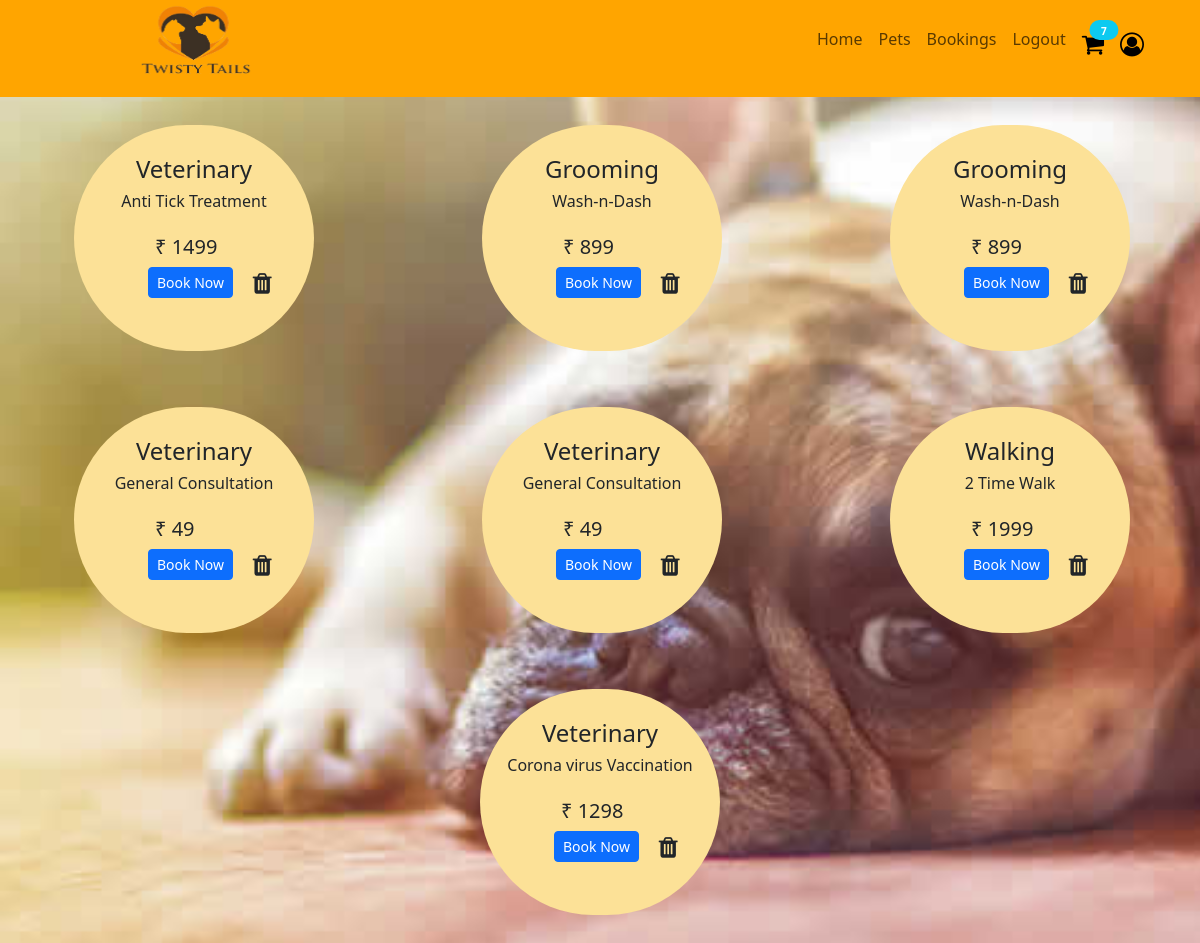
The page /cart.php (signed in) on the database its author committed.
### tables this page shows
CREATE TABLE `bookings` (
  `BookingID` int(11) NOT NULL,
  `UserID` int(11) DEFAULT NULL,
  `PetID` int(11) DEFAULT NULL,
  `Service` varchar(100) DEFAULT NULL,
  `Type` varchar(100) DEFAULT NULL,
  `AppointmentDate` date DEFAULT NULL,
  `AppointmentTime` time DEFAULT current_timestamp(),
  `Amount` int(11) DEFAULT NULL,
  `PickupAddress` varchar(200) DEFAULT NULL,
  `IsInCart` bit(1) DEFAULT NULL,
  `status` int(11) NOT NULL,
  `confirmed` bit(11) DEFAULT NULL,
  `Hospital` varchar(150) NOT NULL
);

### cart.php (the view, shortened to what this page needs)
<!DOCTYPE html>
<html lang="en">
<head>
    <link href="https://cdn.jsdelivr.net/npm/bootstrap@5.3.1/dist/css/bootstrap.min.css" rel="stylesheet">
    <link rel="stylesheet" href="https://cdnjs.cloudflare.com/ajax/libs/font-awesome/5.13.0/css/all.min.css">
    <link rel="stylesheet" href="cart.css?v=<?php echo time(); ?>">
    <link rel="stylesheet" href="./font-awesome-4.7.0/css/font-awesome.min.css">
</head>
<body>
<body style="background:url(Images/gallery-img4.jpg);background-size:cover;">
<nav class="navbar navbar-expand-lg" style="background-color: orange;">
    <a class="navbar-brand px-5"><img src="Images/logotwistpreview.png" style="width: 141px;
    margin-left: 75px;
    height: 86px;
    margin-top: -15px;"></a>
    <div class="collapse navbar-collapse" id="navbarSupportedContent">
        <ul class="navbar-nav ms-auto px-5">
            <li class="nav-item"><a href="homepage.php" class="nav-link"><h4 style="  font-size: 1rem;">Home</h4></a></li>
            <li class="nav-item"><a href="myPets.php" class="nav-link"><h4 style="  font-size: 1rem;">Pets</h4></a></li>
            <li class="nav-item"><a href="myBookings.php" class="nav-link"><h4 style="  font-size: 1rem;">Bookings</h4></a></li>
            <li class="nav-item"><a href="frontpage.php" class="nav-link"><h4 style="  font-size: 1rem;">Logout</h4></a></li>
            <li class="nav-item"><a href="cart.php" class="nav-link"><h4><i class="fa fa-shopping-cart" style="color: black;" aria-hidden="true"></i><div class="position-absolute translate-middle badge rounded-pill bg-info" style="height: 20px; width: font-size: 5px; text-align: center">
              <p style="font-size: 10px;">7</p><span class="visually-hidden">unread messages</span></div></h4></a></li>
            <li class="nav-item"><a href="profile.php" class="nav-link"><h4><i class="fa fa-user-circle-o" style="color: black;" aria-hidden="true"></i></h4></a></li>
        </ul>
    </div>
</nav>
    <div class="cards-container">
    <?php
    $servername = "localhost";
    $username = "root";
    $password = "";
    $dbname = "pets_care";
    $conn = new mysqli($servername, $username, $password, $dbname);
    $result = $conn->query("SELECT * FROM bookings WHERE IsInCart = 1 AND UserID = '". $_SESSION['UserID'] ."'");
    if ($result->num_rows > 0) {
        $count = 0;
        echo '<div class="row">';
        while ($row = $result->fetch_assoc()) {
            if ($count % 3 == 0 && $count != 0) {
                echo '</div><div class="row">';
            }
            echo '<div class="col-md-4">
                    <div class="card" role="button">
                        <i name="group1" style="margin-top: 135px;
                        margin-right: 35px;"  class="radio fa fa-trash" role="button" id="' . $row['BookingID'] . '" onclick="deleteItem(\'' . $row['BookingID'] . '\')"></i>
                        <h4>' . $row['Service'] . '</h4>
                        <h6>' . $row['Type'] . '</h6>
                        <div class="card-body">
                            <h5>&#x20b9; ' . $row['Amount'] . '</h5>
                            <a href="javascript:void(0)" style="margin-left: -7px;" class="btn btn-sm btn-primary float-right buy_now" data-img="//www.tutsmake.com/wp-content/uploads/2019/03/jhgjhgjg.jpg" data-amount="' . $row['Amount'] . '"  data-id="3">Book Now</a>
                        </div>
                    </div>
                </div>';
            $count++;
        }
        echo '</div>';
    }
?>
    </div>
</body>
</html>

### cart.css (style rules this page uses)
.cards-container { display: flex; flex-direction: column; align-items: center; }
.navbar { color: #ffc107; }
.card { height: 226px; width: 15rem; display: flex; justify-content: center; align-items: center; background-color: #fce197; border: none; border-radius: 114px; margin: 28px 74px; }
.card h4 { margin-top: 30px; }
.radio { position: absolute; transform: scale(1.5); top: 15px; right: 10px; }
.navbar { z-index: 100; }

### rows shown on the page
bookings: Service "Veterinary", Type "Anti Tick Treatment", Amount "1499"
bookings: Service "Grooming", Type "Wash-n-Dash", Amount "899"
bookings: Service "Grooming", Type "Wash-n-Dash", Amount "899"
bookings: Service "Veterinary", Type "General Consultation", Amount "49"
bookings: Service "Veterinary", Type "General Consultation", Amount "49"
bookings: Service "Walking", Type "2 Time Walk", Amount "1999"
bookings: Service "Veterinary", Type "Corona virus Vaccination", Amount "1298"
